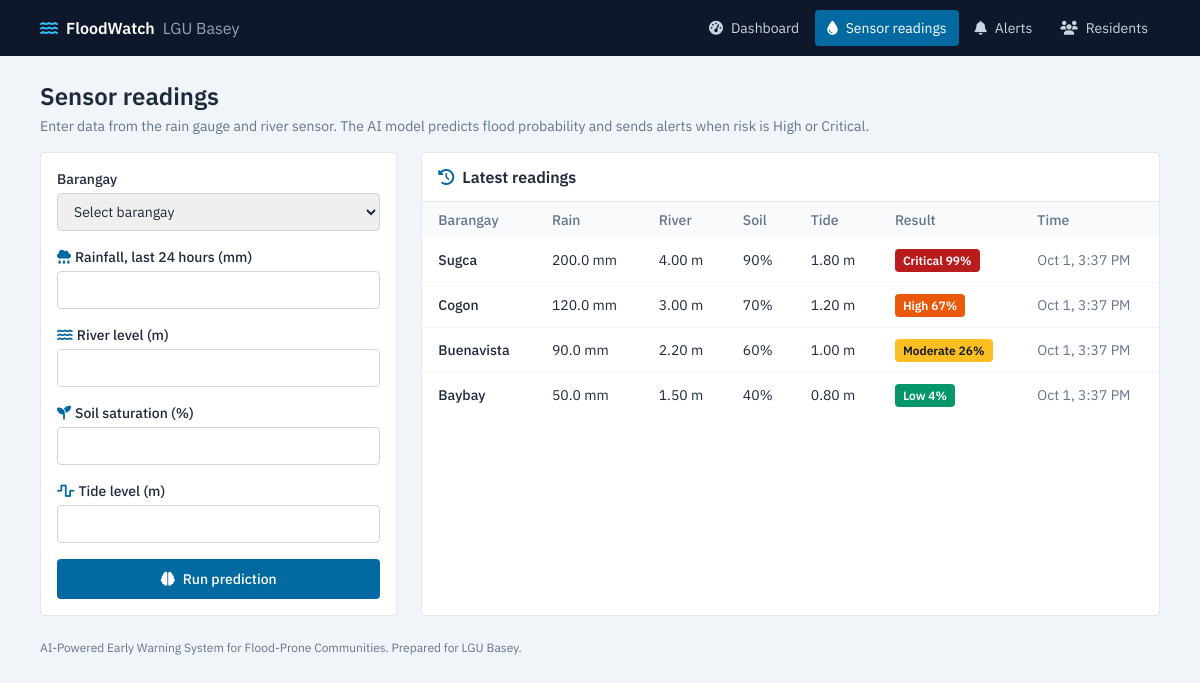
The app's page /readings.php with its own data.
### tables this page shows
CREATE TABLE IF NOT EXISTS readings (
    id INT AUTO_INCREMENT PRIMARY KEY,
    barangay_id INT NOT NULL,
    rainfall_mm DECIMAL(6,1) NOT NULL,
    river_level_m DECIMAL(4,2) NOT NULL,
    soil_saturation TINYINT UNSIGNED NOT NULL,
    tide_level_m DECIMAL(3,2) NOT NULL,
    probability DECIMAL(5,4) NOT NULL,
    risk_level VARCHAR(10) NOT NULL,
    created_at DATETIME NOT NULL,
    FOREIGN KEY (barangay_id) REFERENCES barangays(id) ON DELETE CASCADE
);

CREATE TABLE IF NOT EXISTS barangays (
    id INT AUTO_INCREMENT PRIMARY KEY,
    name VARCHAR(80) NOT NULL UNIQUE
);

### model.php (called while the page is built, shortened)
<?php
function level_classes(string $level): string
{
    return match ($level) {
        'Critical' => 'bg-red-700 text-white',
        'High'     => 'bg-orange-600 text-white',
        'Moderate' => 'bg-amber-400 text-slate-900',
        'Low'      => 'bg-emerald-600 text-white',
        default    => 'bg-slate-200 text-slate-700',
    };
}
function e(?string $s): string { return htmlspecialchars((string)$s, ENT_QUOTES, 'UTF-8'); }

### readings.php (the view, shortened to what this page needs)
<?php
require 'includes/header.php';
$history = $pdo->query('SELECT r.*, b.name FROM readings r JOIN barangays b ON b.id = r.barangay_id ORDER BY r.id DESC LIMIT 15')->fetchAll();
$input = 'w-full border border-slate-300 rounded px-3 py-2 text-sm focus:outline-none focus:ring-2 focus:ring-sky-600 focus:border-sky-600';
?>
<h1 class="text-2xl font-semibold mb-1">Sensor readings</h1>
<p class="text-sm text-slate-500 mb-4">Enter data from the rain gauge and river sensor. The AI model predicts flood probability and sends alerts when risk is High or Critical.</p>
<div class="grid lg:grid-cols-3 gap-6">
  <form method="post" class="bg-white border border-slate-200 rounded p-4 space-y-4 h-fit">
    <div>
      <label class="block text-sm font-medium mb-1" for="barangay_id">Barangay</label>
      <select id="barangay_id" name="barangay_id" class="<?= $input ?>" required>
        <option value="">Select barangay</option>
      </select>
    </div>
    <div>
      <label class="block text-sm font-medium mb-1" for="rainfall"><i class="fa-solid fa-cloud-rain text-sky-700 mr-1"></i>Rainfall, last 24 hours (mm)</label>
      <input id="rainfall" name="rainfall" type="number" step="0.1" min="0" max="999" class="<?= $input ?>" value="<?= e($_POST['rainfall'] ?? '') ?>" required>
    </div>
    <div>
      <label class="block text-sm font-medium mb-1" for="river"><i class="fa-solid fa-water text-sky-700 mr-1"></i>River level (m)</label>
      <input id="river" name="river" type="number" step="0.01" min="0" max="20" class="<?= $input ?>" value="<?= e($_POST['river'] ?? '') ?>" required>
    </div>
    <div>
      <label class="block text-sm font-medium mb-1" for="soil"><i class="fa-solid fa-seedling text-sky-700 mr-1"></i>Soil saturation (%)</label>
      <input id="soil" name="soil" type="number" step="1" min="0" max="100" class="<?= $input ?>" value="<?= e($_POST['soil'] ?? '') ?>" required>
    </div>
    <div>
      <label class="block text-sm font-medium mb-1" for="tide"><i class="fa-solid fa-wave-square text-sky-700 mr-1"></i>Tide level (m)</label>
      <input id="tide" name="tide" type="number" step="0.01" min="0" max="9" class="<?= $input ?>" value="<?= e($_POST['tide'] ?? '') ?>" required>
    </div>
    <button class="w-full bg-sky-700 hover:bg-sky-800 text-white text-sm font-medium rounded px-4 py-2.5 focus:outline-none focus:ring-2 focus:ring-offset-2 focus:ring-sky-700">
      <i class="fa-solid fa-brain mr-2"></i>Run prediction
    </button>
  </form>
  <section class="lg:col-span-2 bg-white border border-slate-200 rounded">
    <h2 class="px-4 py-3 border-b border-slate-200 font-semibold flex items-center gap-2"><i class="fa-solid fa-clock-rotate-left text-sky-700"></i>Latest readings</h2>
    <div class="overflow-x-auto">
      <table class="w-full text-sm">
        <thead class="bg-slate-50 text-slate-500 text-left"><tr>
          <th class="px-4 py-2 font-medium">Barangay</th><th class="px-4 py-2 font-medium">Rain</th><th class="px-4 py-2 font-medium">River</th>
          <th class="px-4 py-2 font-medium">Soil</th><th class="px-4 py-2 font-medium">Tide</th><th class="px-4 py-2 font-medium">Result</th><th class="px-4 py-2 font-medium">Time</th></tr></thead>
        <tbody class="divide-y divide-slate-100">
          <?php foreach ($history as $h): ?>
            <tr>
              <td class="px-4 py-3 font-medium whitespace-nowrap"><?= e($h['name']) ?></td>
              <td class="px-4 py-3 whitespace-nowrap"><?= $h['rainfall_mm'] ?> mm</td>
              <td class="px-4 py-3 whitespace-nowrap"><?= $h['river_level_m'] ?> m</td>
              <td class="px-4 py-3"><?= $h['soil_saturation'] ?>%</td>
              <td class="px-4 py-3 whitespace-nowrap"><?= $h['tide_level_m'] ?> m</td>
              <td class="px-4 py-3 whitespace-nowrap"><span class="px-2 py-1 rounded text-xs font-semibold <?= level_classes($h['risk_level']) ?>"><?= $h['risk_level'] ?> <?= round($h['probability'] * 100) ?>%</span></td>
              <td class="px-4 py-3 text-slate-500 whitespace-nowrap"><?= date('M j, g:i A', strtotime($h['created_at'])) ?></td>
            </tr>
          <?php endforeach; ?>
        </tbody>
      </table>
    </div>
  </section>
</div>
<?php require 'includes/footer.php'; ?>

### header.php (style rules this page uses)
body { font-family:'IBM Plex Sans',system-ui,sans-serif }

### records on screen
readings: barangay.name "Sugca", rainfall_mm "200.0", river_level_m "4.00", soil_saturation "90", tide_level_m "1.80", risk_level "Critical", $h['probability']*100 "99", created_at "Oct 1, 3:37 PM"
readings: barangay.name "Cogon", rainfall_mm "120.0", river_level_m "3.00", soil_saturation "70", tide_level_m "1.20", risk_level "High", $h['probability']*100 "67", created_at "Oct 1, 3:37 PM"
readings: barangay.name "Buenavista", rainfall_mm "90.0", river_level_m "2.20", soil_saturation "60", tide_level_m "1.00", risk_level "Moderate", $h['probability']*100 "26", created_at "Oct 1, 3:37 PM"
readings: barangay.name "Baybay", rainfall_mm "50.0", river_level_m "1.50", soil_saturation "40", tide_level_m "0.80", risk_level "Low", $h['probability']*100 "4", created_at "Oct 1, 3:37 PM"

### other values on screen
$label "Dashboard"
$label "Sensor readings"
$label "Alerts"
$label "Residents"
